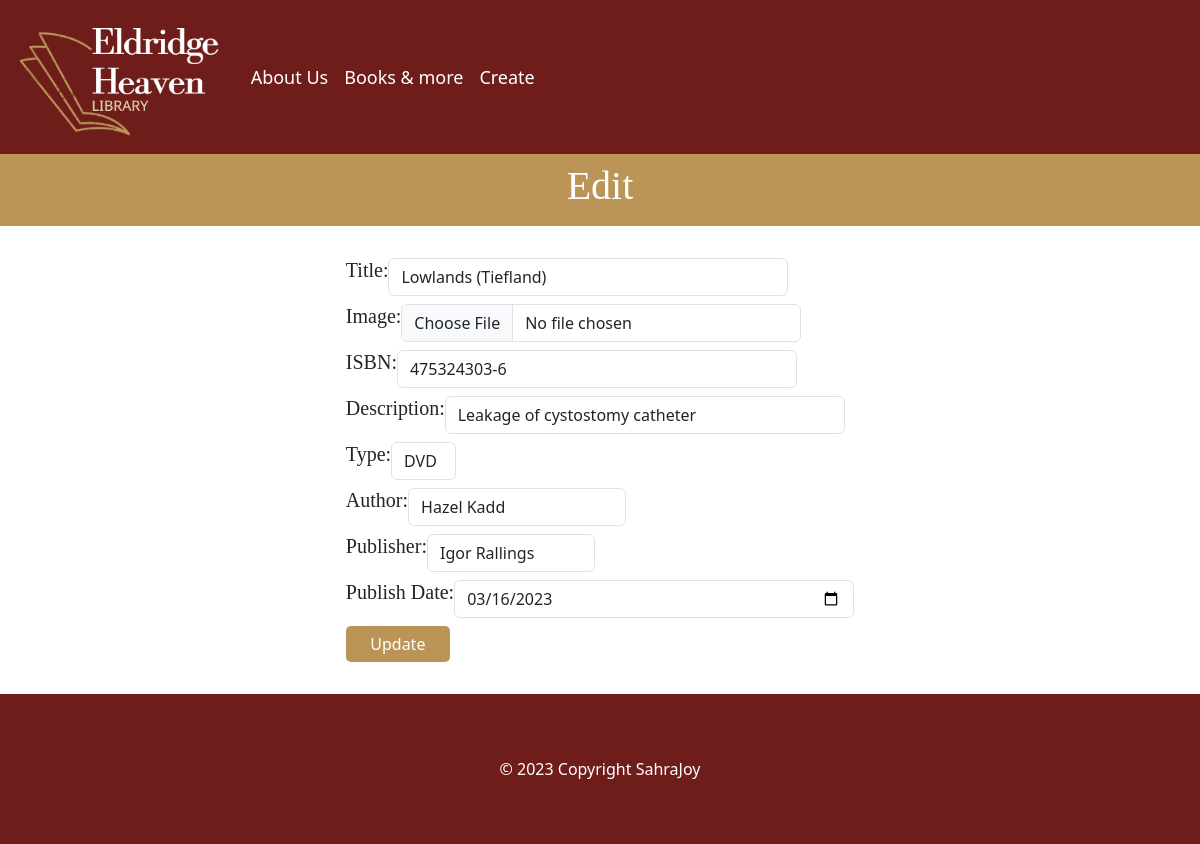
Page /update.php?id=80 on the committed database.
### tables this page shows
CREATE TABLE `stock` (
  `id_stock` int(11) NOT NULL,
  `title` varchar(50) NOT NULL,
  `img` varchar(50) DEFAULT NULL,
  `isbn` varchar(50) NOT NULL,
  `description` varchar(265) DEFAULT NULL,
  `fk_type` int(11) NOT NULL,
  `fk_author` int(11) NOT NULL,
  `fk_publisher` int(11) NOT NULL,
  `publish_date` date NOT NULL
);

### update.php (the view, shortened to what this page needs)
<?php
    require_once "components/db_connect.php";
    $currentType = null;
    $currentAuthor = null;
    $currentPublisher = null;
    if (isset($_GET["id"]) && !empty($_GET["id"])) {
        $id = $_GET["id"];
        $sql = "SELECT * FROM stock WHERE `id_stock` = $id";
        $result = mysqli_query($conn, $sql);
        if ($result && mysqli_num_rows($result) > 0) {
            $row = mysqli_fetch_assoc($result);
            $currentType = $row['fk_type'];
            $currentAuthor = $row['fk_author'];
            $currentPublisher = $row['fk_publisher'];
        }
    }
    $sqlType = 'SELECT * FROM `type`';
    $resultType = mysqli_query($conn, $sqlType);
    $types = "";
    if(mysqli_num_rows($resultType) > 0) {
        while($typeRow = mysqli_fetch_assoc($resultType)) {
            $selected = ($typeRow['id_type'] == $currentType) ? ' selected' : '';
            $types .= "<option value='" . $typeRow['id_type'] . "'$selected>" . $typeRow['type'] . "</option>";
        }
    } else {
        $types = "<option value=''>No data found</option>";
    }
    $sqlAuthor = 'SELECT * FROM `author`';
    $resultAuthor = mysqli_query($conn, $sqlAuthor);
    $authors = "";
    if(mysqli_num_rows($resultAuthor) > 0) {
        while($authorRow = mysqli_fetch_assoc($resultAuthor)) {
            $selected = ($authorRow['id_author'] == $currentAuthor) ? ' selected' : '';
            $authors .= "<option value='" . $authorRow['id_author'] . "'$selected>" . $authorRow['first_name'] . " " . $authorRow['last_name'] . "</option>";
        }
    } else {
        $authors = "<option value=''>No data found</option>";
    }
    $sqlPublisher = 'SELECT * FROM `publisher`';
    $resultPublisher = mysqli_query($conn, $sqlPublisher);
    $publishers = "";
    if(mysqli_num_rows($resultPublisher) > 0) {
        while($publisherRow  = mysqli_fetch_assoc($resultPublisher)) {
            $selected = ($publisherRow ['id_publisher'] == $currentPublisher) ? ' selected' : '';
            $publishers .= "<option value='" . $publisherRow ['id_publisher'] . "'$selected>" . $publisherRow ['first_name'] . " " . $publisherRow ['last_name'] . "</option>";
        }
    } else {
        $publishers = "<option value=''>No data found</option>";
    }
?>
<!DOCTYPE html>
<html lang="en">
<head>
    <link  href="https://cdn.jsdelivr.net/npm/bootstrap@5.3.0/dist/css/bootstrap.min.css"  rel="stylesheet">
    <link rel="stylesheet" href="CSS/style.css">
</head>
<body>
    <?php require_once 'components/navbar.php'; ?>
    <div class='headline'>
        <h1>Edit</h1>
    </div>
    <div class="containerForm">
       <form class="form" action="" method="POST" enctype="multipart/form-data">
         <label class="form-label">
                <h5>Title: </h5>
                <input type="text" name="title" class="form-control" value="<?= $row["title"]??"" ?>">
            </label>
            <label class="form-label">
                <h5>Image: </h5>
                <input type="file" name="img" class="form-control" value="<?= $row["img"]??"" ?>">
            </label>
            <label class="form-label">
                <h5>ISBN: </h5>
                <input type="text" name="isbn" class="form-control" value="<?= $row["isbn"]??"" ?>">
            </label>
            <label class="form-label">
                <h5>Description: </h5>
                <input type="text" name="description" class="form-control" value="<?= $row["description"]??"" ?>">
            </label>
            <label class="form-label">
                <h5>Type: </h5>
                <select name="type" class="form-control"><?= $types ?></select>
            </label>
            <label class="form-label">
                <h5>Author: </h5>
                <select name="author" class="form-control"><?= $authors ?></select>
            </label>
            <label class="form-label">
                <h5>Publisher: </h5>
                <select name="publisher" class="form-control"><?= $publishers ?></select>
            </label>
            <label class="form-label">
                <h5>Publish Date: </h5>
                <input type="date" name="publishDate" class="form-control" value="<?= $row["publish_date"]??"" ?>">
            </label>
            <input type="submit" value="Update" name="update" class="btn btn-success">
        </form>
    </div>
    <?php require_once 'components/footer.php'; ?>
</body>
</html>

### CSS/style.css (style rules this page uses)
.headline { display: flex; justify-content: center; align-items: center; padding: 1vh; width: 100%; background-color: #BB9457; }
h5 { font-family: 'Source Serif 4', serif; }
.headline h1 { font-family: 'Source Serif 4', serif; color: white; }
.containerForm { display: flex; justify-content: center; align-items: center; flex-direction: column; margin: 4vh; }
.containerForm .form { display: flex; justify-content: start; align-items: start; flex-direction: column; }
.containerForm .form .btn { width: 13vh; background-color: #BB9457; border: none; border-radius: 5px; }
.containerForm .form .form-label { display: flex; justify-content: start; align-items: start; flex-direction: row; }
.containerForm .form .form-label input { width: 400px; }

### rows in the picture
stock: title "Lowlands (Tiefland)", isbn "475324303-6", description "Leakage of cystostomy catheter", publishDate "03/16/2023"

### other values in the picture
form field type "DVD"
form field author "Hazel Kadd"
form field publisher "Igor Rallings"
